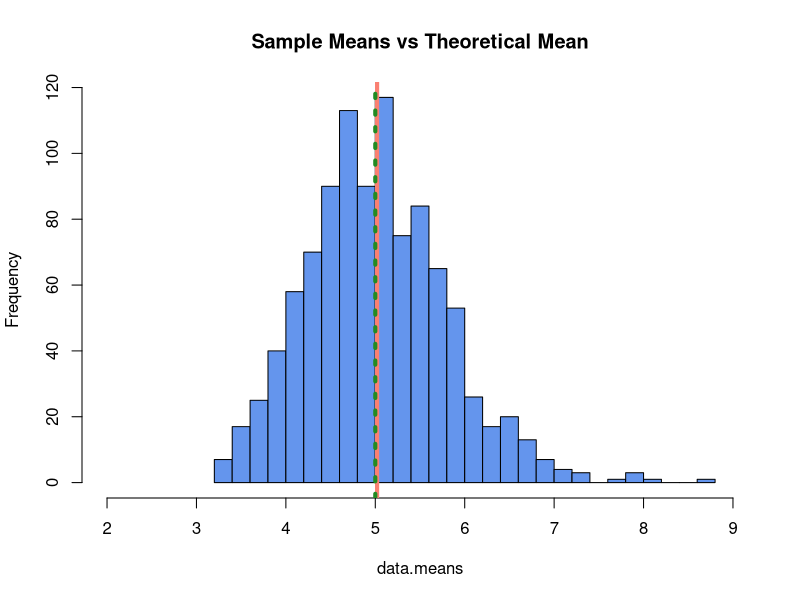
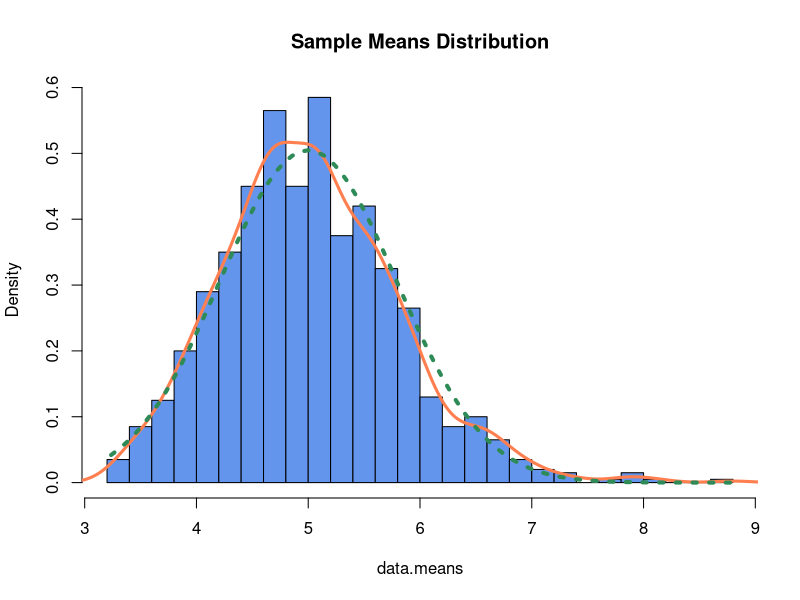

R code for these plots, in order:
## ---- chunk 1
knitr::opts_chunk$set(echo = TRUE)
## ---- chunk 2
lambda <- 0.2     # It's labmda.
n.exp <- 40       # The number of exponentials.
n.sims <- 1000    # The number of simulations.
set.seed(2018)
## ---- chunk 3
simulation.data <- as.data.frame(replicate(n.sims, rexp(n.exp, lambda)))
## ---- chunk 4
data.means <- apply(simulation.data, 2, mean)
## ---- chunk 5
mean(data.means)
## ---- chunk 6
hist(data.means, breaks=30, xlim = c(2,9), main="Sample Means vs Theoretical Mean", col = "cornflowerblue")
abline(v=mean(data.means), lwd="4", col="salmon")    # Simulation Mean
abline(v=5, lwd="4", col="forestgreen",lty="dotted")       # Theoretical Mean
## ---- chunk 7
print(paste("Theoretical variance: ", round( ((1/lambda)/sqrt(n.exp))^2 ,5)))
print(paste("Sample variance: ", round(var(data.means) ,5) ))
print(paste("Theoretical standard deviation: ", round( (1/lambda)/sqrt(n.exp) ,5)))
print(paste("Sample standard deviation: ", round( sd(data.means),5)))
## ---- chunk 8
#Plotting of the mean distribution of the samples
hist(data.means, breaks = 30, prob=TRUE, col="cornflowerblue", main="Sample Means Distribution")
lines(density(data.means), lwd=3, col="coral")
#Plotting of the normal distribution line
x <- seq(min(data.means), max(data.means), length=2*n.exp)
y <- dnorm(x, mean=1/lambda, sd=sqrt(((1/lambda)/sqrt(n.exp))^2))
lines(x, y, pch=22, col="seagreen", lwd=4, lty = "dotted")
